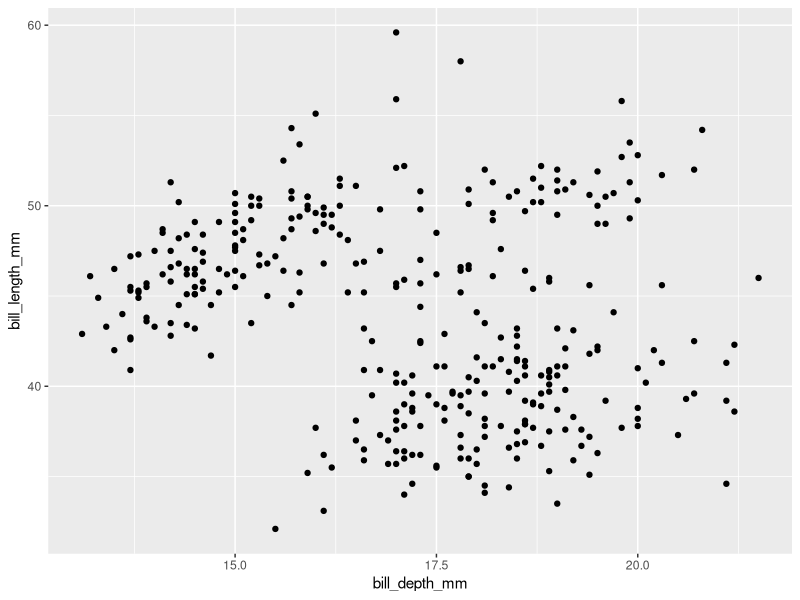
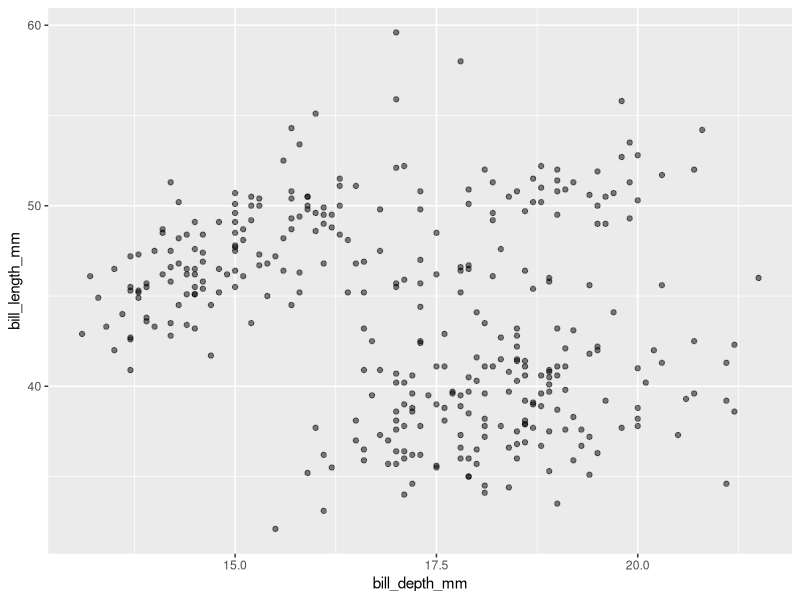
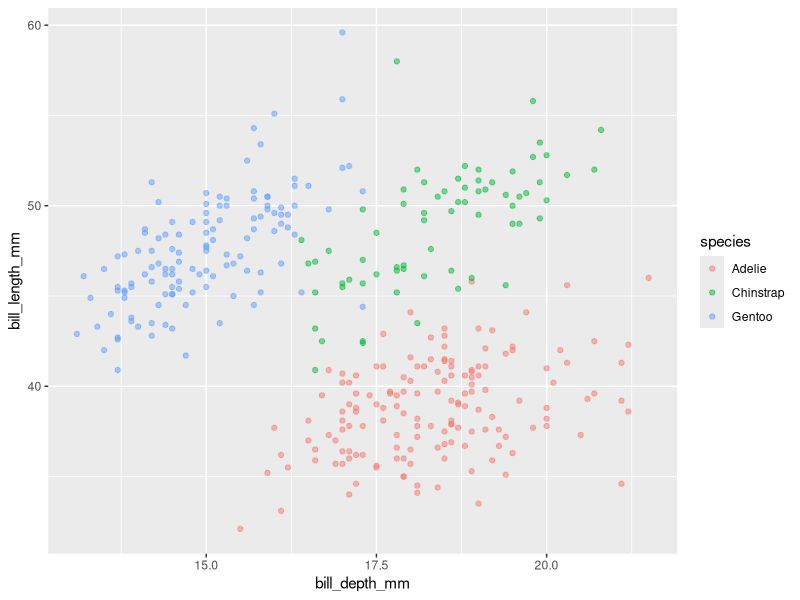
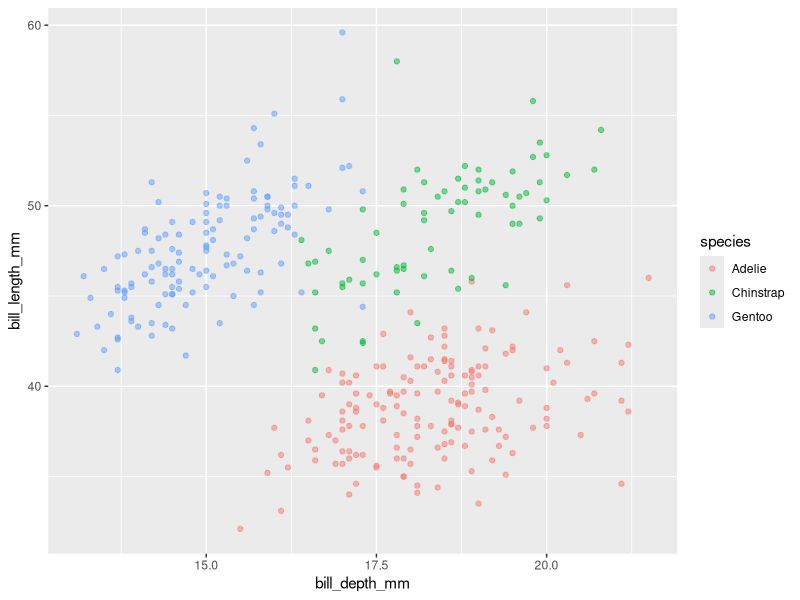
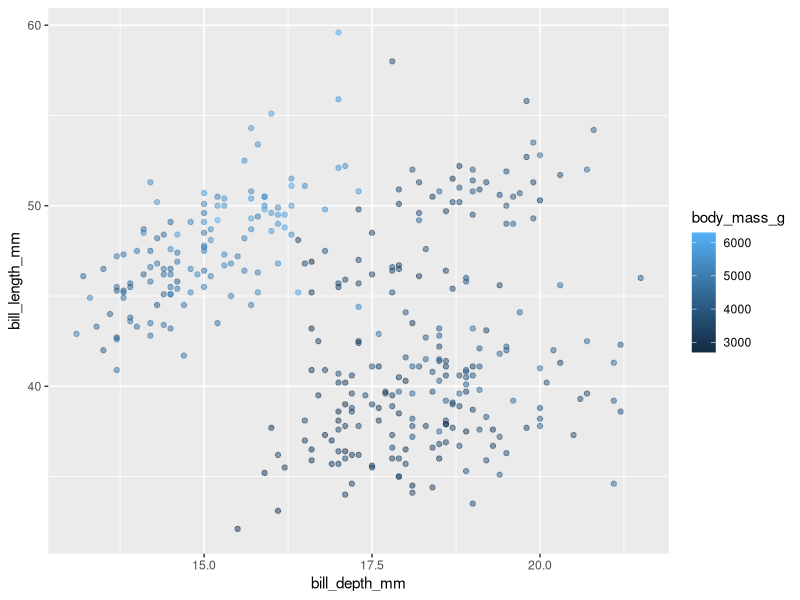
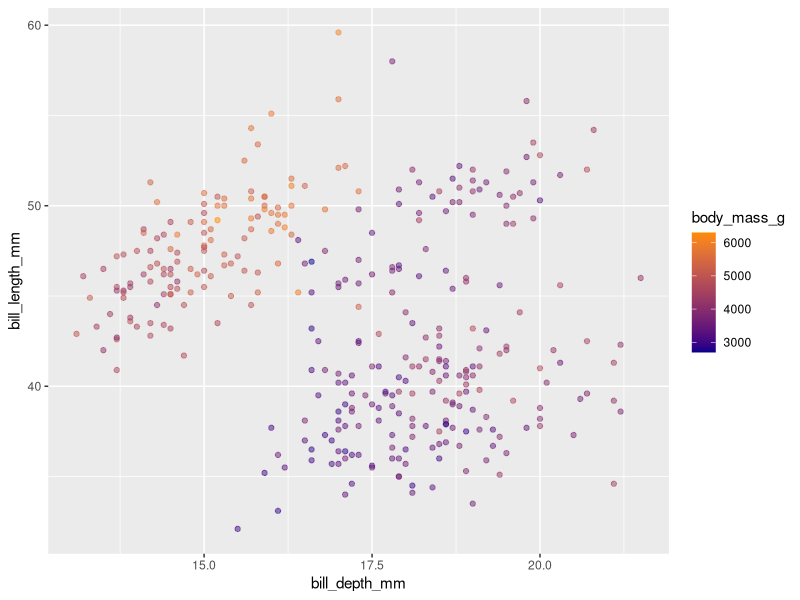
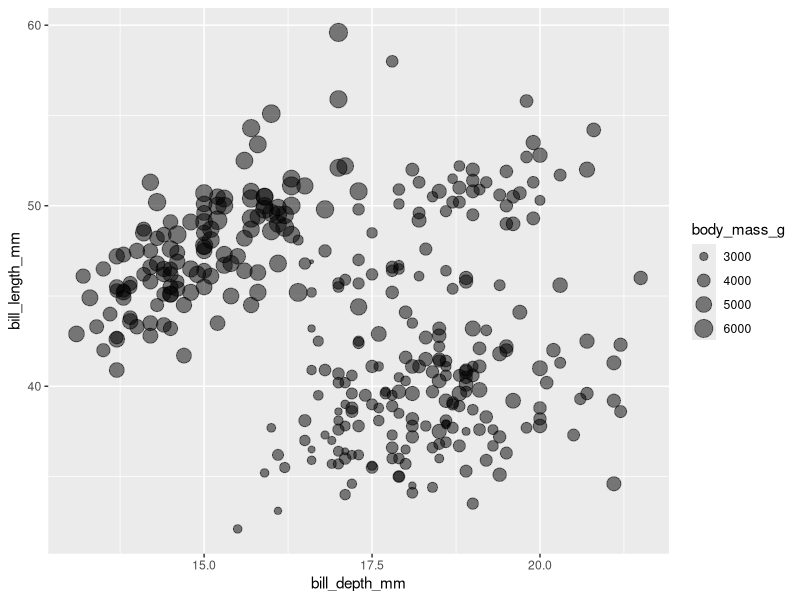
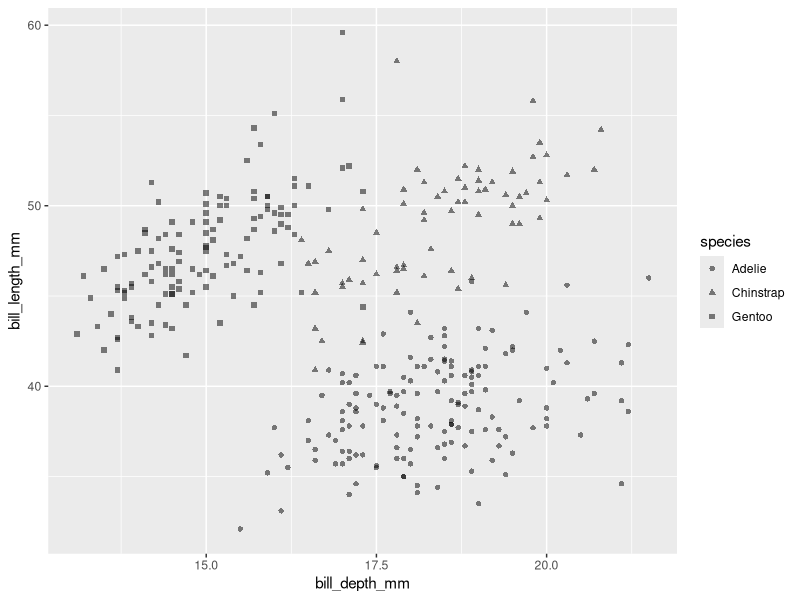

These figures' R source, in order:
## ---- chunk 1
#| warning: false
#| message: false
library(tidyverse)
library(palmerpenguins)
data(penguins)

penguins |>
  ggplot(aes(x = bill_depth_mm, y = bill_length_mm)) +
  geom_point()
## ---- chunk 2
#| warning: false
#| message: false
penguins |>
  ggplot(aes(x = bill_depth_mm, y = bill_length_mm)) +
  geom_point(alpha = 0.5)
## ---- chunk 3
#| warning: false
#| message: false
penguins |>
  ggplot(aes(x = bill_depth_mm, y = bill_length_mm, color = species)) +
  geom_point(alpha = 0.5)
## ---- chunk 4
#| warning: false
#| message: false
penguins |>
  ggplot(aes(x = bill_depth_mm, y = bill_length_mm)) +
  geom_point(alpha = 0.5, aes(color = species))
## ---- chunk 5
#| warning: false
#| message: false
penguins |>
  ggplot(aes(x = bill_depth_mm, y = bill_length_mm)) +
  geom_point(alpha = 0.5, aes(color = body_mass_g))
## ---- chunk 6
#| warning: false
#| message: false
penguins |>
  ggplot(aes(x = bill_depth_mm, y = bill_length_mm)) +
  geom_point(alpha = 0.5, aes(color = body_mass_g)) +
  scale_color_gradient(low = "darkblue", high = "darkorange")
## ---- chunk 7
#| warning: false
#| message: false
penguins |>
  ggplot(aes(x = bill_depth_mm, y = bill_length_mm)) +
  geom_point(alpha = 0.5, aes(size = body_mass_g))
## ---- chunk 8
#| warning: false
#| message: false
penguins |>
  ggplot(aes(x = bill_depth_mm, y = bill_length_mm)) +
  geom_point(alpha = 0.5, aes(shape = species))
## ---- chunk 9
#| warning: false
#| message: false
penguins |>
  ggplot(aes(x = bill_depth_mm, y = bill_length_mm,
             color = species, shape = island,
             size = body_mass_g)) +
  geom_point(alpha = 0.5)
## ---- chunk 10
#| warning: false
#| message: false
penguins |>
  ggplot(aes(x = bill_length_mm, y = bill_depth_mm)) +
  geom_point(alpha = 0.5) +
  geom_smooth(method = "lm", se = TRUE)
## ---- chunk 11
#| warning: false
#| message: false
summary(lm(bill_depth_mm ~ bill_length_mm, data = penguins))
## ---- chunk 12
table(penguins$species)
## ---- chunk 13
depth_lm_species_add <- lm(bill_depth_mm ~ bill_length_mm + species,
                           data = penguins)
summary(depth_lm_species_add)
## ---- chunk 14
# Calculate species-specific intercepts in order:
intercepts <- # First for `Adelie` it's just the initial intercept
  c(coef(depth_lm_species_add)["(Intercept)"],
    # Next for `Chinstrap` it's the intercept plus the `Chinstrap` term:
    coef(depth_lm_species_add)["(Intercept)"] + 
      coef(depth_lm_species_add)["speciesChinstrap"],
    # And finally for `Gentoo` it's again the intercept plus the `Gentoo` term
    coef(depth_lm_species_add)["(Intercept)"] + 
      coef(depth_lm_species_add)["speciesGentoo"])

# Create a small table to store the intercept, slopes, and species:
lines_tbl <- tibble("intercepts" = intercepts,
                    # Slopes are the same for each, thus use rep()
                    "slopes" = rep(coef(depth_lm_species_add)["bill_length_mm"],
                                   3),
                    # And the levels of species:
                    "species" = levels(penguins$species))
## ---- chunk 15
#| warning: false
#| message: false
penguins |>
  ggplot(aes(x = bill_length_mm, y = bill_depth_mm)) +
  geom_point(alpha = 0.5) +
  geom_abline(data = lines_tbl,
              aes(intercept = intercepts, slope = slopes,
                  color = species)) +
  labs(x = "Bill length (mm)", y = "Bill depth (mm)", 
       title = "Bill depth versus weight by species")
## ---- chunk 16
#| warning: false
#| message: false
penguins |>
  ggplot(aes(x = bill_length_mm, y = bill_depth_mm, color = species)) +
  geom_point(alpha = 0.5) +
  geom_smooth(method = "lm", se = TRUE) +
  labs(x = "Bill length (mm)", y = "Bill depth (mm)", 
       title = "Bill depth versus weight by species")
## ---- chunk 17
depth_lm_species_int <- lm(bill_depth_mm ~ bill_length_mm * species,
                           data = penguins)
summary(depth_lm_species_int)
## ---- chunk 18
depth_lm_remove_b0 <- lm(bill_depth_mm ~ 0 + bill_length_mm + species,
                         data = penguins)
summary(depth_lm_remove_b0)
## ---- chunk 19
# Calculate species-specific intercepts in order:
new_intercepts <- # First for `Adelie` 
  c(coef(depth_lm_remove_b0)["speciesAdelie"],
    # Next for `Chinstrap` 
    coef(depth_lm_remove_b0)["speciesChinstrap"],
    # And finally for `Gentoo` 
    coef(depth_lm_remove_b0)["speciesGentoo"])

# Create a small table to store the intercept, slopes, and species:
new_lines_tbl <- 
  tibble("intercepts" = new_intercepts,
         # Slopes are the same for each, thus use rep()
         "slopes" = rep(coef(depth_lm_remove_b0)["bill_length_mm"],
                        3),
         # And the levels of species:
         "species" = levels(penguins$species))
## ---- chunk 20
#| warning: false
#| message: false
penguins |>
  ggplot(aes(x = bill_length_mm, y = bill_depth_mm, color = species)) +
  geom_point(alpha = 0.5) +
  geom_abline(data = new_lines_tbl,
              aes(intercept = intercepts, slope = slopes,
                  color = species)) +
  labs(x = "Bill length (mm)", y = "Bill depth (mm)", 
       title = "Bill depth versus weight by species")
